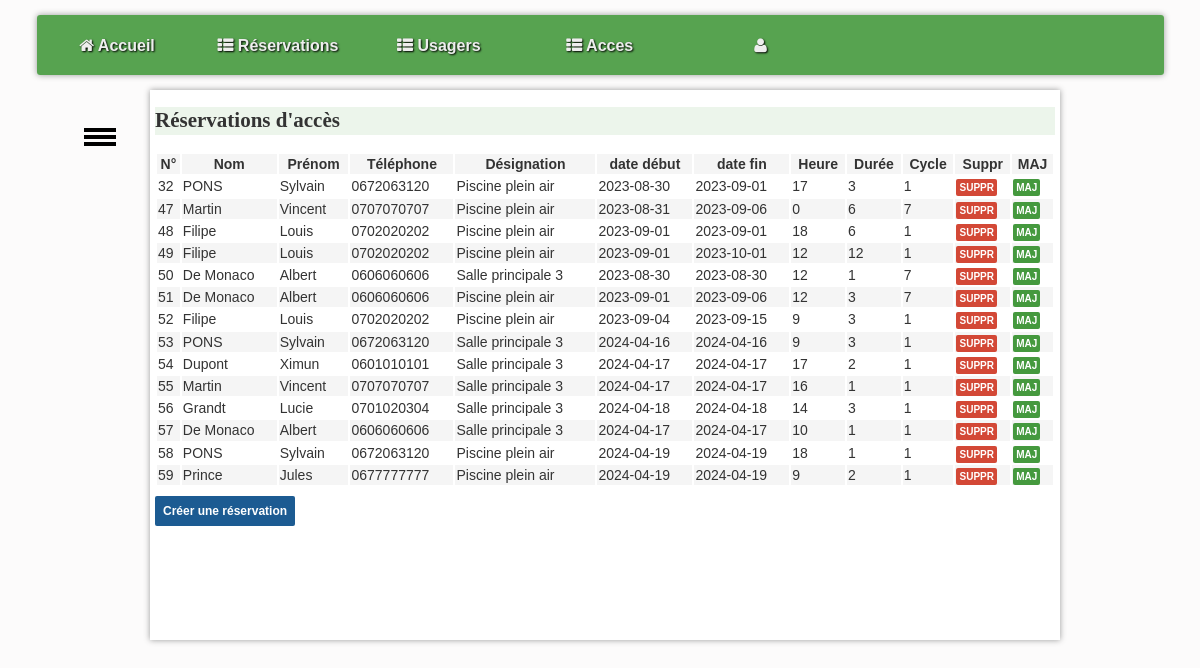
Screenshot of /controleur/?action=reservation with the database file from the repository.
### tables this page shows
CREATE TABLE `reservation` (
  `id` int NOT NULL,
  `usager_id` int DEFAULT NULL,
  `acces_id` int DEFAULT NULL,
  `date_debut` date NOT NULL,
  `date_fin` date NOT NULL,
  `heure` int NOT NULL,
  `duree` decimal(11,0) NOT NULL,
  `cycle` int NOT NULL
);

CREATE TABLE `usager` (
  `id` int NOT NULL,
  `nom` varchar(255) NOT NULL,
  `prenom` varchar(255) NOT NULL,
  `telephone` varchar(20) DEFAULT NULL,
  `email` varchar(255) DEFAULT NULL,
  `autorise` tinyint(1) NOT NULL
);

CREATE TABLE `acces` (
  `id` int NOT NULL,
  `designation` varchar(255) NOT NULL,
  `empreinte` varchar(255) NOT NULL,
  `telephone` varchar(20) NOT NULL,
  `port1` int NOT NULL,
  `nom1` varchar(255) NOT NULL,
  `port2` int DEFAULT NULL,
  `nom2` varchar(255) DEFAULT NULL,
  `port3` int DEFAULT NULL,
  `nom3` varchar(255) DEFAULT NULL,
  `port4` int DEFAULT NULL,
  `nom4` varchar(255) DEFAULT NULL,
  `port5` int DEFAULT NULL,
  `nom5` varchar(255) DEFAULT NULL
);

### controleur/reservationControleur.php (called while the page is built, shortened)
<?php
include_once 'modele/reservationModel.php';
include_once 'menuControleur.php';
$reservations = getReservations();
include_once 'vue/partials/entete.html.php';
include_once 'vue/reservation/index.html.php';

### index.php (called while the page is built, shortened)
<?php
$action = isset($_GET['action']) ? $_GET['action'] : 'defaut';
$controleur = principalControleur($action);
include "controleur/$controleur";

### controleur/menuControleur.php (called while the page is built)
<?php
$menuRecherche = [];
$menuRecherche[] = ["url" => "./?action=rechercheReservation&critere=nom", "label" => "Recherche par nom"];
$menuRecherche[] = ["url" => "./?action=rechercheReservation&critere=telephone", "label" => "Recherche par numéro de téléphone"];
$menuRecherche[] = ["url" => "./?action=rechercheReservation&critere=designation", "label" => "Recherche par accès"];

### modele/reservationModel.php (called while the page is built, shortened)
<?php
function getReservations()
{
    try {
        $cnx = connexionPDO();
        $sql = "
            SELECT reservation.id,reservation.date_debut, reservation.date_fin, reservation.heure, reservation.duree, reservation.cycle, usager.nom, usager.prenom, usager.telephone,acces.designation
            FROM reservation
            JOIN usager ON reservation.usager_id = usager.id
            JOIN acces ON reservation.acces_id = acces.id;
        ";
        $req = $cnx->prepare($sql);
        $req->execute();
        $reservations = $req->fetchAll(PDO::FETCH_ASSOC);
        return $reservations;
    } catch (PDOException $e) {
        print "Erreur !: " . $e->getMessage();
        die();
    }
}

### vue/reservation/index.html.php (the view, shortened to what this page needs)
<!DOCTYPE html>
<html lang="fr">
<head>
</head>
<body>
<h2>Réservations d'accès</h2>
<table style="width: 100%;">
    <tr>
        <th>N°</th>
        <th>Nom</th>
        <th>Prénom</th>
        <th>Téléphone</th>
        <th>Désignation</th>
        <th>date début</th>
        <th>date fin</th>
        <th>Heure</th>
        <th>Durée</th>
        <th>Cycle</th>
        <th>Suppr</th>
        <th>MAJ</th>
    </tr>
    <?php foreach ($reservations as $reservation): ?>
        <tr>
            <td><?= $reservation['id']; ?></td>
            <td><?= $reservation['nom']; ?></td>
            <td><?= $reservation['prenom']; ?></td>
            <td><?= $reservation['telephone']; ?></td>
            <td><?= $reservation['designation']; ?></td>
            <td><?= $reservation['date_debut']; ?></td>
            <td><?= $reservation['date_fin']; ?></td>
            <td><?= $reservation['heure']; ?></td>
            <td><?= $reservation['duree']; ?></td>
            <td><?= $reservation['cycle']; ?></td>
            <td>
                <a href=./?action=supprimerReservation&id=<?= $reservation['id'] ?>
                   onClick="return(confirm('Etes-vous sûr de vouloir supprimer la réservation <?= $reservation['id'] ?> de <?= $reservation['nom'] ?> <?= $reservation['prenom'] ?> ?'));" class="boutonSupp">SUPPR</a>
            </td>
            <td class="text-center">
                <a href=./?action=formMiseAJourReservation&id=<?= $reservation['id'] ?> class="boutonMaj">MAJ</a>
            </td>
        </tr>
    <?php endforeach; ?>
</table>
<p> <a href=./?action=creerReservation class="boutonAjout">Créer une réservation</a></p>
</body>
</html>

### vue/partials/entete.html.php (shortened to what this page needs)
<!DOCTYPE html>
<html lang="fr">
<head>
</head>
<body>
<nav>
    <ul id="menuGeneral">
        <li><a href="./?action=accueil"><i class="fa fa-home"></i> Accueil</a></li>
        <li><a href="./?action=reservation"><i class="fa fa-th-list"></i> Réservations</a></li>
        <li><a href="./?action=usagers"><i class="fa fa-th-list"></i> Usagers</a></li>
        <li><a href="./?action=acces"><i class="fa fa-th-list"></i> Acces</a></li>
        <li><a href="./?action=profil"><i class="fa fa-user"></i> <?= $_SESSION["mailU"]?></a>
        </li>
        <li></li>
    </ul>
</nav>
<div id="bouton">
    <div></div>
    <div></div>
    <div></div>
</div>
<ul id="menuContextuel">
    <li><img src="/images/rechercheReservation_100.png" alt="logo accès GSM"/></li>
    <?php if (isset($menuRecherche)){ ?>
        <?php for ($i = 0; $i < count($menuRecherche); $i++) { ?>
            <li>
                <a href="<?= $menuRecherche[$i]['url']; ?>">
                </a>
            </li>
        <?php } ?>
    <?php } ?>
</ul>
<div id="corps">

### assets/css/base.css (style rules this page uses)
:root { --largeurPage: 900px; --largeurMenuCont : 200px; --margeCalc: calc((100% - var(--largeurPage)) / 2); --margeMenuHaut : 15px; --hauteurMenuGene:60px; --coulA1:#5A7694; --coulA2:#D7E5ED; --coulB1:#566459; --coulB2:#90974A; --coulC:#CDBCA0; --fondC:#fcfbfb; --padding_cote:5px; }
body { font-family: Arial; color : #333; font-size : 14px; line-height : 1.3; scroll-behavior: smooth; background-color : var(--fondC); }
#corps, #menuContextuel, #menuGeneral { transition-duration : 0.4s; }
#corps { top : 15px; margin-top : calc(var(--hauteurMenuGene) + var(--margeMenuHaut)); padding-bottom : 50px; padding-left : 5px; padding-right : 5px; position : absolute; left : var(--margeCalc); width : var(--largeurPage); background-color : #fff; box-shadow: 0px 0px 6px #999; min-height: 500px; }
#menuContextuel { position : fixed; left : var(--margeCalc); width : var(--largeurPage); background-color : var(--fondC); z-index:0; overflow : hidden; top : calc(var(--hauteurMenuGene) + var(--margeMenuHaut) + 50px); margin-top:0px; padding-top:0px; list-style-type : none; padding-left : 0px; width : var(--largeurMenuCont); border-radius: 3px; }
#bouton { top : calc(var(--hauteurMenuGene) + var(--margeMenuHaut) + 50px); position : fixed; left : calc((100% - var(--largeurPage)) / 2 - 70px); width : 40px; height : 25px; }
#bouton>div { margin-left : 4px; border : 1px solid #000; width : 30px; height : 2px; background-color : #000; margin-top : 3px; }
nav { position:fixed; top:var(--margeMenuHaut); left:0px; width:100%; height:var(--hauteurMenuGene); z-index:100; }
#menuGeneral { text-align : center; width : calc(var(--largeurPage) + 220px + var(--padding_cote) + 2px); height : var(--hauteurMenuGene); background-color : rgba(69, 153, 62, 0.9); color : #fff; margin:auto auto; box-shadow: 0px 0px 6px #999999; border-radius: 3px; }
#menuGeneral { list-style-type: none; padding-left : 0px; }
#menuGeneral>li { float : left; width: 14.28%; height : 100%; vertical-align: middle; line-height:60px; }
#menuGeneral>li>a { height : var(--hauteurMenuGene); display : inline-block; vertical-align: middle; color:#eee; text-shadow: 1px 1px 2px #000; text-decoration: none; font-size : 16px; font-weight: bold; }
#menuContextuel>li>a { color:var(--coulA1); font-weight : bold; text-decoration : none; }
#menuContextuel>li { padding-top : 5px; padding-bottom : 5px; margin-top : 0px; margin-bottom : 0px; padding-left : 8px; }
#menuContextuel>li:first-child { text-align : center; }

### assets/css/utilisateurs.css (style rules this page uses)
h1,h2,h3,h4 { font-family: Futura; background-color : rgba(69, 153, 62, 0.1); }
tr:nth-child(odd) { background-color : rgb(245,245,245); }
.boutonSupp { text-decoration: none; padding:3px 3px; font:Bold 10px Arial; background:#d34836; color:#fff; width:40px; border-radius:2px; }
.boutonMaj { text-decoration: none; padding:3px 3px; font:Bold 10px Arial; background: #45993e; color:#fff; width:40px; border-radius:2px; border:none; }
.boutonAjout { text-decoration: none; padding:8px 8px; font:Bold 12px Arial; background: #1c5b92; color:#fff; width:40px; border-radius:2px; border:none; }

### rows the page displays
reservation: id "32", usager.nom "PONS", usager.prenom "Sylvain", usager.telephone "0672063120", acces.designation "Piscine plein air", date_debut "2023-08-30", date_fin "2023-09-01", heure "17", duree "3", cycle "1"
reservation: id "47", usager.nom "Martin", usager.prenom "Vincent", usager.telephone "0707070707", acces.designation "Piscine plein air", date_debut "2023-08-31", date_fin "2023-09-06", heure "0", duree "6", cycle "7"
reservation: id "48", usager.nom "Filipe", usager.prenom "Louis", usager.telephone "0702020202", acces.designation "Piscine plein air", date_debut "2023-09-01", date_fin "2023-09-01", heure "18", duree "6", cycle "1"
reservation: id "49", usager.nom "Filipe", usager.prenom "Louis", usager.telephone "0702020202", acces.designation "Piscine plein air", date_debut "2023-09-01", date_fin "2023-10-01", heure "12", duree "12", cycle "1"
reservation: id "50", usager.nom "De Monaco", usager.prenom "Albert", usager.telephone "0606060606", acces.designation "Salle principale 3", date_debut "2023-08-30", date_fin "2023-08-30", heure "12", duree "1", cycle "7"
reservation: id "51", usager.nom "De Monaco", usager.prenom "Albert", usager.telephone "0606060606", acces.designation "Piscine plein air", date_debut "2023-09-01", date_fin "2023-09-06", heure "12", duree "3", cycle "7"
reservation: id "52", usager.nom "Filipe", usager.prenom "Louis", usager.telephone "0702020202", acces.designation "Piscine plein air", date_debut "2023-09-04", date_fin "2023-09-15", heure "9", duree "3", cycle "1"
reservation: id "53", usager.nom "PONS", usager.prenom "Sylvain", usager.telephone "0672063120", acces.designation "Salle principale 3", date_debut "2024-04-16", date_fin "2024-04-16", heure "9", duree "3", cycle "1"
reservation: id "54", usager.nom "Dupont", usager.prenom "Ximun", usager.telephone "0601010101", acces.designation "Salle principale 3", date_debut "2024-04-17", date_fin "2024-04-17", heure "17", duree "2", cycle "1"
reservation: id "55", usager.nom "Martin", usager.prenom "Vincent", usager.telephone "0707070707", acces.designation "Salle principale 3", date_debut "2024-04-17", date_fin "2024-04-17", heure "16", duree "1", cycle "1"
reservation: id "56", usager.nom "Grandt", usager.prenom "Lucie", usager.telephone "0701020304", acces.designation "Salle principale 3", date_debut "2024-04-18", date_fin "2024-04-18", heure "14", duree "3", cycle "1"
reservation: id "57", usager.nom "De Monaco", usager.prenom "Albert", usager.telephone "0606060606", acces.designation "Salle principale 3", date_debut "2024-04-17", date_fin "2024-04-17", heure "10", duree "1", cycle "1"
reservation: id "58", usager.nom "PONS", usager.prenom "Sylvain", usager.telephone "0672063120", acces.designation "Piscine plein air", date_debut "2024-04-19", date_fin "2024-04-19", heure "18", duree "1", cycle "1"
reservation: id "59", usager.nom "Prince", usager.prenom "Jules", usager.telephone "0677777777", acces.designation "Piscine plein air", date_debut "2024-04-19", date_fin "2024-04-19", heure "9", duree "2", cycle "1"
